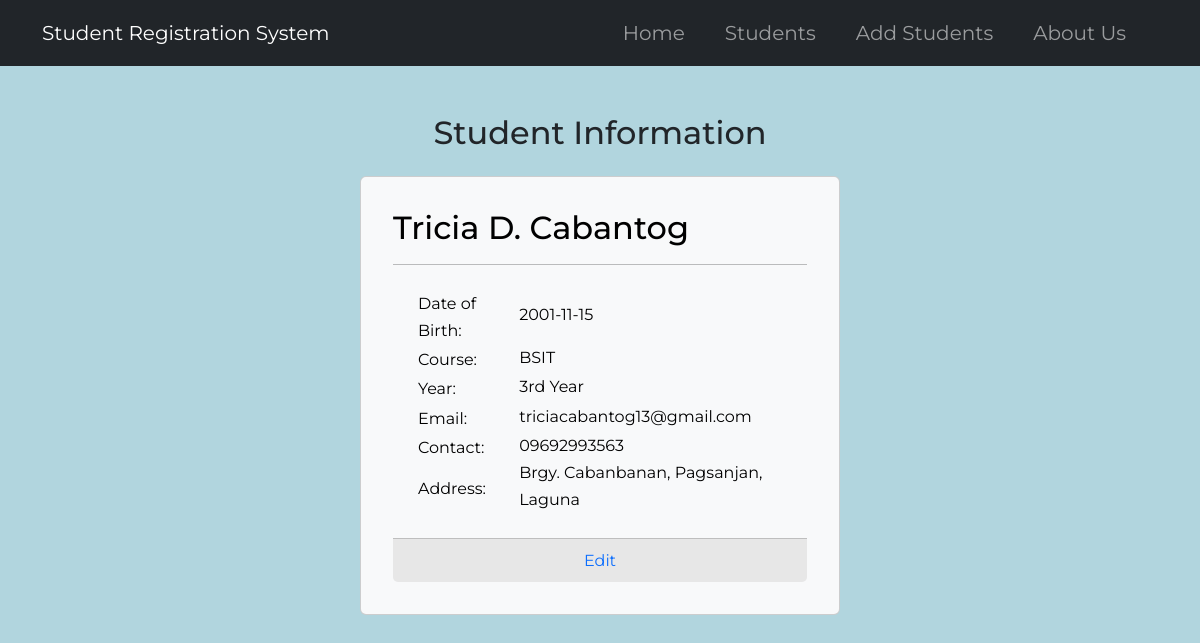
/2, run on the app's committed database.
### tables this page shows
CREATE TABLE students (
    stud_ID INTEGER PRIMARY KEY AUTOINCREMENT,
    stud_fname TEXT NOT NULL,
    stud_mname TEXT,
    stud_lname TEXT NOT NULL,
    stud_dob DATE NOT NULL,
    stud_course TEXT NOT NULL,
    stud_year TEXT NOT NULL,
    stud_email TEXT NOT NULL,
    stud_contact TEXT NOT NULL,
    stud_address TEXT NOT NULL
);

### app.py (the view)
@app.route('/<int:ID>')
def student(ID):
    student = get_student(ID)
    return render_template('student.html', student=student)

### app.py (called while the page is built)
def get_db_connection():
    conn = sqlite3.connect('database.db')
    conn.row_factory = sqlite3.Row
    return conn

def get_student(ID):
    conn = get_db_connection()
    students = conn.execute('SELECT * FROM students WHERE stud_ID = ?', (ID,)).fetchone()
    conn.close()
    if students is None:
        abort(404)
    return students

### templates/student.html
{%extends 'base.html' %}
{% block content%}
<div class="container d-flex flex-column align-items-center justify-content-center">
    <h2 class="mt-5">{% block title %} Student Information {%endblock%}</h2>
    <div class="card text-bg-light mt-3" style="width: 30rem; padding: 1rem;">
        <div class="card-body">
            <h2 class="card-title">{{ student['stud_fname']}} {{student['stud_mname']}}. {{student['stud_lname']}} </h2>
            <hr>
            <div class="text m-4">
                <table>
                    <tr>
                        <td>Date of Birth:</td>
                        <td>
                            <p class="card-subtitle ms-3">{{ student['stud_dob']}}</p>
                        </td>
                    </tr>
                    <tr>
                        <td>Course:</td>
                        <td>
                            <p class="card-subtitle ms-3">{{ student['stud_course']}}</p>
                        </td>
                    </tr>
                    <tr>
                        <td>Year:</td>
                        <td>
                            <p class="card-subtitle ms-3">{{ student['stud_year']}}</p>
                        </td>
                    </tr>
                    <tr>
                        <td>Email:</td>
                        <td>
                            <p class="card-subtitle ms-3">{{ student['stud_email']}}</p>
                        </td>
                    </tr>
                    <tr>
                        <td>Contact:</td>
                        <td>
                            <p class="card-subtitle ms-3">{{ student['stud_contact']}}</p>
                        </td>
                    </tr>
                    <tr>
                        <td>Address:</td>
                        <td>
                            <p class="card-subtitle ms-3">{{ student['stud_address']}}</p>
                        </td>
                    </tr>
                </table>
            </div>
            <div class="card-footer text-muted text-center">
                <a href="{{ url_for('edit', ID=student['stud_ID'])}}" class="student-link">Edit</a>
            </div>
        </div>
    </div>
</div>
{% endblock%}

### static/css/style.css (style rules this page uses)
:root { --card-box: #537FA4; --bg-color: #B1D5DE; }
body { font-family: 'Montserrat', sans-serif; line-height: 1.7; background-color: var(--bg-color); }
.card-footer { background-color: rgb(231, 231, 231); }
.student-link { text-decoration: none; }

### data on the page
students: stud_fname "Tricia", stud_mname "D", stud_lname "Cabantog", stud_dob "2001-11-15", stud_course "BSIT", stud_year "3rd Year", stud_email "triciacabantog13@gmail.com", stud_contact "09692993563", stud_address "Brgy. Cabanbanan, Pagsanjan, Laguna"
